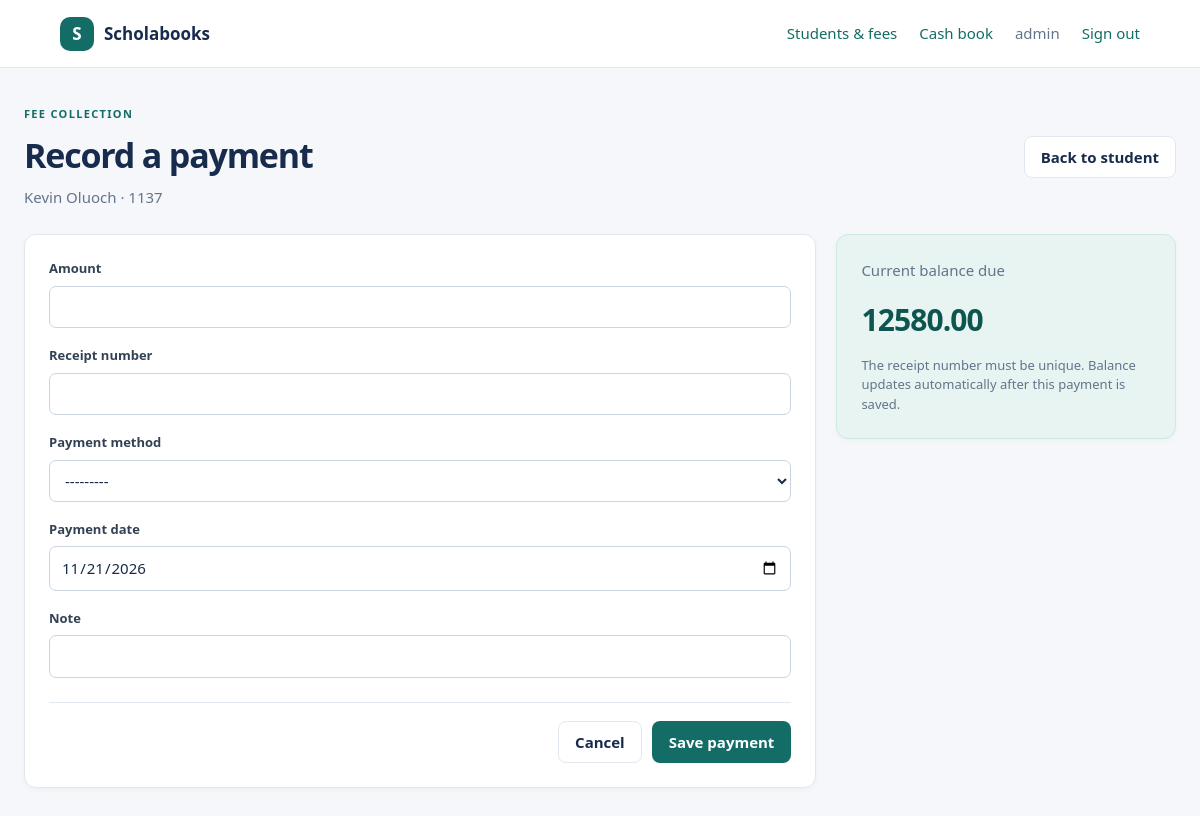
Page /staff/students/2/payments/add/ (signed in) on the committed database.
### myapp/models.py (models this page shows, shortened)
class Student(models.Model):
    admission_number = models.CharField(max_length=30, unique=True)
    name = models.CharField(max_length=100)
    class_name = models.CharField(max_length=64)
    admission_date = models.DateField(default=timezone.localdate)
    age = models.IntegerField(null=True, blank=True, validators=[MinValueValidator(1)])
    email = models.EmailField(blank=True)
    guardian_name = models.CharField(max_length=100, blank=True)
    guardian_phone = models.CharField(max_length=30, blank=True)
    fee_total = models.DecimalField(
        max_digits=10,
        decimal_places=2,
        default=Decimal('15580.00'),
        validators=[MinValueValidator(Decimal('0.00'))],
    )
    class Meta:
        ordering = ['name', 'admission_number']
    @property
    def paid_total(self):
        annotated_total = getattr(self, 'paid_total_value', None)
        if annotated_total is not None:
            return annotated_total
        return self.payments.aggregate(total=Sum('amount'))['total'] or Decimal('0.00')
    @property
    def balance(self):
        return self.fee_total - self.paid_total

### myapp/views.py (the view, shortened to what this page needs)
@staff_required
def record_payment(request, student_id):
    student = get_object_or_404(Student, pk=student_id)
    form = PaymentForm(request.POST or None, student=student)
    return render(request, 'payment_form.html', {
        'form': form,
        'student': student,
    })

### myapp/forms.py (shortened to what this page needs)
class PaymentForm(forms.ModelForm):
    def __init__(self, *args, student=None, **kwargs):
        self.student = student
        super().__init__(*args, **kwargs)
    class Meta:
        model = Payment
        fields = ['amount', 'receipt_number', 'payment_method', 'payment_date', 'note']
        widgets = {
            'amount': forms.NumberInput(attrs={'min': '0.01', 'step': '0.01'}),
            'payment_date': forms.DateInput(attrs={'type': 'date'}),
        }

### myapp/templates/payment_form.html (shortened to what this page needs)
{% extends 'base.html' %}
{% block content %}
<div class="page-heading">
    <div>
        <p class="eyebrow">FEE COLLECTION</p>
        <h1>Record a payment</h1>
        <p class="muted">{{ student.name }} · {{ student.admission_number }}</p>
    </div>
    <a class="button button-secondary" href="{% url 'student-detail' student.pk %}">Back to student</a>
</div>
<section class="payment-layout">
    <form class="card form-card" method="post">
        {% for field in form %}
            <div class="field">
                <label for="{{ field.id_for_label }}">{{ field.label }}</label>
                {{ field }}
            </div>
        {% endfor %}
        <div class="form-actions">
            <a class="button button-secondary" href="{% url 'student-detail' student.pk %}">Cancel</a>
            <button class="button button-primary" type="submit">Save payment</button>
        </div>
    </form>
    <aside class="card balance-card">
        <p class="summary-label">Current balance due</p>
        <strong>{{ student.balance|floatformat:2 }}</strong>
        <p class="muted">The receipt number must be unique. Balance updates automatically after this payment is saved.</p>
    </aside>
</section>
{% endblock %}

### myapp/templates/base.html (shortened to what this page needs)
{% load static %}
<!doctype html>
<html lang="en">
<head>
    <link rel="stylesheet" href="{% static 'css/style.css' %}">
</head>
<body>
    <header class="topbar">
        <a class="brand" href="{% url 'dashboard' %}"><span class="brand-mark">S</span> Scholabooks</a>
        {% if user.is_authenticated %}
            <nav class="topbar-actions">
                <a href="{% url 'dashboard' %}">Students &amp; fees</a>
                <a href="{% url 'cash-book' %}">Cash book</a>
                <span class="staff-name">{{ user.get_full_name|default:user.username }}</span>
                <form method="post" action="{% url 'logout' %}">
                    <button class="link-button" type="submit">Sign out</button>
                </form>
            </nav>
        {% endif %}
    </header>
    <main class="page">
        {% block content %}{% endblock %}
    </main>
</body>
</html>

### myapp/static/css/style.css (style rules this page uses)
:root { --ink: #172b4d; --muted: #64748b; --line: #e2e8f0; --paper: #fff; --canvas: #f5f7fb; --brand: #146c66; --brand-dark: #0e5550; --soft-brand: #e7f4f1; --danger: #b42318; }
* { box-sizing: border-box; }
body { margin: 0; background: var(--canvas); color: var(--ink); font: 15px/1.5 "Segoe UI", Arial, sans-serif; }
a { color: var(--brand); text-decoration: none; }
.topbar { align-items: center; background: var(--paper); border-bottom: 1px solid var(--line); display: flex; justify-content: space-between; min-height: 68px; padding: 0 clamp(20px, 5vw, 72px); }
.brand { align-items: center; color: var(--ink); display: inline-flex; font-size: 17px; font-weight: 700; gap: 10px; }
.brand-mark { align-items: center; background: var(--brand); border-radius: 10px; color: #fff; display: inline-flex; height: 34px; justify-content: center; width: 34px; }
.topbar-actions, .topbar-actions form { align-items: center; display: flex; gap: 22px; }
.staff-name, .muted, .summary-label { color: var(--muted); }
.link-button { background: none; border: 0; color: var(--brand); cursor: pointer; font: inherit; padding: 0; }
.page { margin: 0 auto; max-width: 1240px; padding: 38px 24px 64px; }
.page-heading, .section-heading { align-items: center; display: flex; gap: 20px; justify-content: space-between; }
.page-heading { margin-bottom: 26px; }
h1, h2, p { margin-top: 0; }
h1 { font-size: clamp(26px, 4vw, 34px); letter-spacing: -.035em; margin-bottom: 5px; }
.eyebrow { color: var(--brand); font-size: 11px; font-weight: 700; letter-spacing: .12em; margin-bottom: 7px; }
.muted { margin-bottom: 0; }
.button, button.button { align-items: center; border: 1px solid transparent; border-radius: 8px; cursor: pointer; display: inline-flex; font: inherit; font-weight: 650; justify-content: center; min-height: 42px; padding: 9px 16px; text-decoration: none; }
.button-primary { background: var(--brand); color: #fff; }
.button-secondary { background: #fff; border-color: var(--line); color: var(--ink); }
.card, .summary-card { background: var(--paper); border: 1px solid var(--line); border-radius: 12px; box-shadow: 0 2px 6px rgb(23 43 77 / 3%); }
.card { margin-bottom: 22px; padding: 24px; }
.summary-card strong, .balance-card strong { display: block; font-size: 25px; letter-spacing: -.03em; margin-top: 8px; }
.summary-highlight strong, .balance-card strong { color: var(--brand-dark); }
input, select, textarea { background: #fff; border: 1px solid #cbd5e1; border-radius: 7px; color: var(--ink); font: inherit; min-height: 42px; padding: 9px 11px; width: 100%; }
.form-card { max-width: 850px; }
.field { display: flex; flex-direction: column; gap: 7px; margin-bottom: 18px; }
.field label { color: #334155; font-size: 13px; font-weight: 650; }
.form-actions { border-top: 1px solid var(--line); display: flex; gap: 10px; justify-content: flex-end; margin-top: 24px; padding-top: 18px; }
.payment-layout { align-items: start; display: grid; gap: 20px; grid-template-columns: minmax(0, 1.4fr) minmax(240px, .6fr); }
.payment-layout .form-card { max-width: none; }
.balance-card { background: var(--soft-brand); border-color: #cee8e2; }
.balance-card strong { font-size: 30px; }
.balance-card p:last-child { font-size: 13px; margin: 14px 0 0; }

### rows in the picture
Student: name "Kevin Oluoch", admission_number "1137", balance "12580.00"

### other values in the picture
{{ user.get_full_name|default:user.username }} "admin"
{{ field.label }} "Amount" "Receipt number" "Payment method" "Payment date" "Note"
